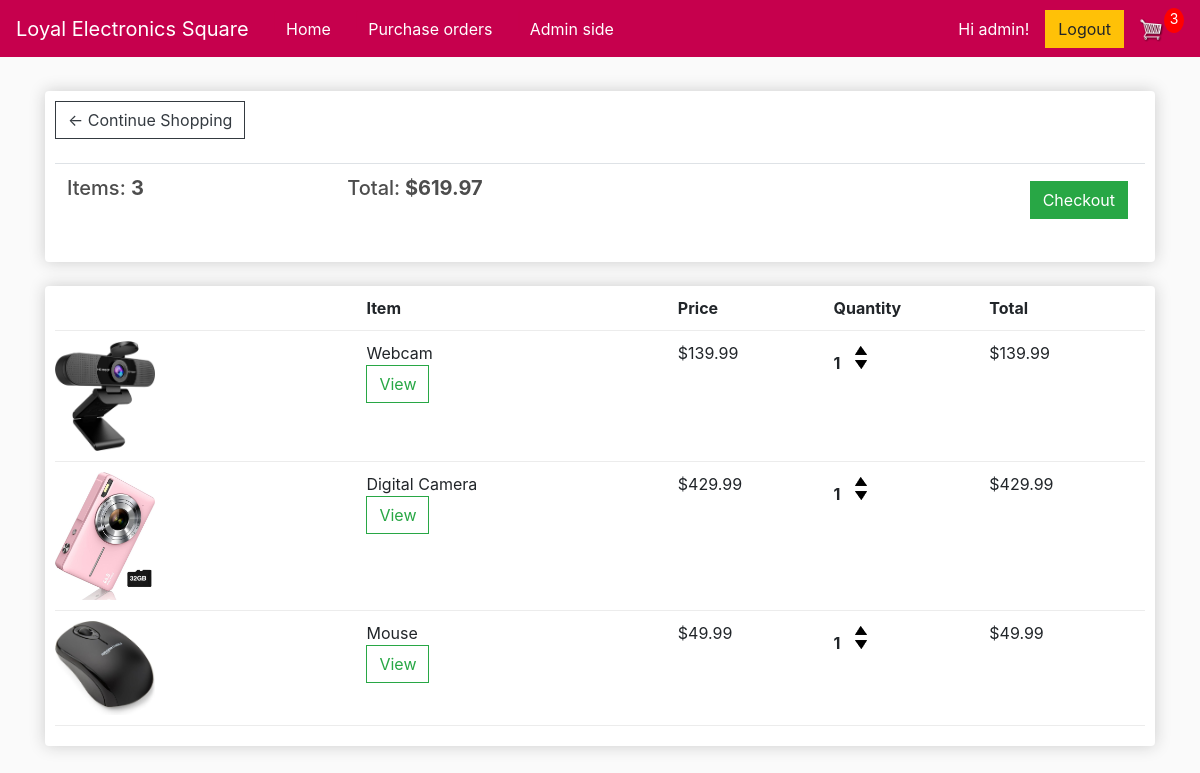
The app's page /cart/ (signed in), older data.
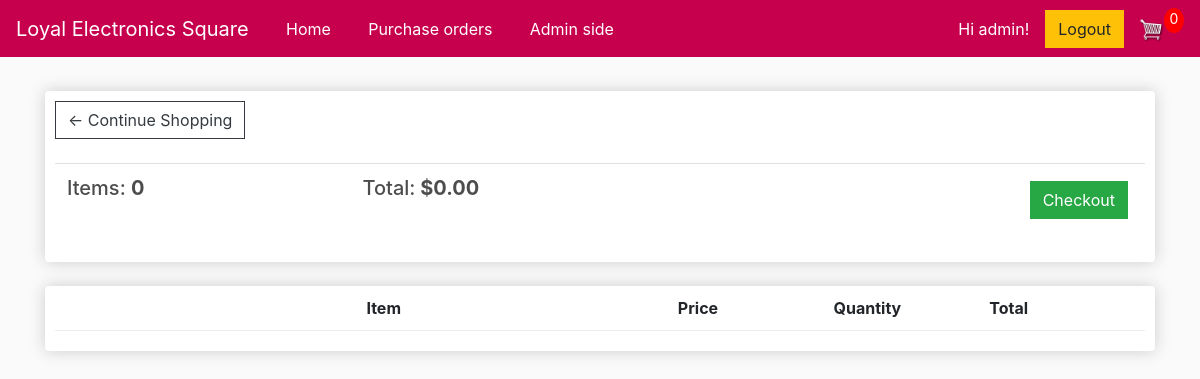
The same page, newer data.
### store/models.py (models this page shows, shortened)
class Order(models.Model):
    STATUS_CHOICES = [
        ('pending', 'Pending'),
        ('shipped', 'Shipped'),
        ('cancelled', 'Cancelled'),
        ('hold', 'Hold'),]
    customer = models.ForeignKey(Customer, on_delete=models.SET_NULL, null=True, blank=True)
    date_ordered = models.DateTimeField(default=timezone.now)
    complete = models.BooleanField(default=False, null=True, blank=False)
    total_amount = models.DecimalField(max_digits=100, decimal_places=2, null=True)
    status = models.CharField(max_length=10, choices=STATUS_CHOICES, default='pending')
    shipment_date = models.DateTimeField(null=True, blank=True)
    cancel_date = models.DateTimeField(null=True, blank=True)
    ticket_issue_date = models.DateTimeField(null=True, blank=True)
    refund_date = models.DateTimeField(null=True, blank=True)
    @property
    def get_cart_total(self):
        orderitems = self.orderitem_set.all()
        total = sum([item.get_total for item in orderitems])
        return total
    @property
    def get_cart_items(self):
        orderitems = self.orderitem_set.all()
        total = sum([item.quantity for item in orderitems])
        return total
    def total_amount(self):
        orderitems = self.orderitem_set.all()
        total = sum([item.get_total for item in orderitems])
        return total

class OrderItem(models.Model):
    product = models.ForeignKey(Product, on_delete=models.SET_NULL, null=True)
    order = models.ForeignKey(Order, on_delete=models.SET_NULL, null=True)
    quantity = models.IntegerField(default=0, null=True, blank=True)
    date_added = models.DateTimeField(auto_now_add=True)
    unit_price = models.DecimalField(max_digits=10, decimal_places=2, null=True)
    subtotal = models.DecimalField(max_digits=10, decimal_places=2, null=True)
    @property
    def get_total(self):
        total = self.product.price * self.quantity
        return total

class Product(models.Model):
    name = models.CharField(max_length=200, null=True)
    price = models.DecimalField(max_digits=10, decimal_places=2)
    brand = models.CharField(max_length=16, null=True)
    color = models.CharField(max_length=16, null=True)
    digital = models.BooleanField(default=False, null=True, blank=False)
    image = models.ImageField(null=True, blank=True)
    image2 = models.ImageField(null=True, blank=True)
    image3 = models.ImageField(null=True, blank=True)
    description = models.TextField(null=True)
    is_active = models.BooleanField(default=True)

### store/views.py (the view)
# urls.py: path('cart/', views.cart, name="cart"),
@login_required
def cart(request):
     if request.user.is_authenticated:
          customer = request.user.customer
          order, created = Order.objects.get_or_create(customer=customer, complete=False)
          items = order.orderitem_set.all()
          cartItems = order.get_cart_items
     else:
          items = []
          order = {'get_cart_total':0, 'get_cart_items':0, 'shipping':False}
          cartItems = order['get_cart_items']
     products = Product.objects.all()
     context = {'products':products, 'items':items, 'order':order, 'cartItems':cartItems}
     return render(request, 'store/cart.html', context)

### store/templates/store/Cart.html
{% extends 'store/main.html' %}
{% load static %}
{% block content %}
	<div class="row">
		<div class="col-lg-12">
			<div class="box-element">
				<a  class="btn btn-outline-dark" href="{% url 'store' %}">&#x2190; Continue Shopping</a>
				<br>
				<br>
				<table class="table">
					<tr>
						<th><h5>Items: <strong>{{order.get_cart_items}}</strong></h5></th>
						<th><h5>Total:<strong> ${{order.get_cart_total|floatformat:2}}</strong></h5></th>
						<th>
							<a  style="float:right; margin:5px;" class="btn btn-success" href="{% url 'checkout' %}">Checkout</a>
						</th>
					</tr>
				</table>
			</div>
			<br>
			<div class="box-element">
				<div class="cart-row">
					<div style="flex:2"></div>
					<div style="flex:2"><strong>Item</strong></div>
					<div style="flex:1"><strong>Price</strong></div>
					<div style="flex:1"><strong>Quantity</strong></div>
					<div style="flex:1"><strong>Total</strong></div>
				</div>
				{% for item in items %}
				<div class="cart-row">
					<div style="flex:2"><img class="row-image" src="{{item.product.image.url}}"></div>
					<div style="flex:2">{{item.product.name}}
					<br>
					<a class="btn btn-outline-success" href="{% url 'product' item.product.id %}">View</a>
					</div>
					<div style="flex:1">${{item.product.price|floatformat:2}}</div>
					<div style="flex:1">
						<p class="quantity">{{item.quantity}}</p>
						<div class="quantity">
							<img data-product="{{item.product.id}}" data-action="add" class="chg-quantity update-cart" src="{% static  'images/arrow-up.png' %}">
							<img data-product="{{item.product.id}}" data-action="remove" class="chg-quantity update-cart" src="{% static  'images/arrow-down.png' %}">
						</div>
					</div>
					<div style="flex:1">${{item.get_total}}</div>
				</div>
				{% endfor %}
			</div>
		</div>
	</div>
{% endblock content %}

### store/templates/store/Main.html (shortened to what this page needs)
<!DOCTYPE html>
{% load static %}
<html>
<head>
	<link rel="stylesheet" href="https://stackpath.bootstrapcdn.com/bootstrap/4.4.1/css/bootstrap.min.css">
	<link rel="stylesheet" type="text/css" href="{% static 'css/main.css' %}">
</head>
<body>
	<nav class="navbar navbar-expand-lg navbar-dark" style="background-color: #c6004d;">
		<a class="navbar-brand" href="{% url 'store' %}">Loyal Electronics Square</a>
		<div class="collapse navbar-collapse" id="navbarSupportedContent">
			<ul class="navbar-nav me-auto mb-2 mb-lg-0">
				<a style="margin-left: 8px; color: #c6004d">|</a>
				<li class="nav-item">
					<a class="nav-link active" aria-current="page" href="{% url 'store' %}">Home</a>
				</li>
				<a style="margin-left: 16px; color: #c6004d">|</a>
				<li class="nav-item">
					<a class="nav-link active" aria-current="page" href="{% url 'order_list' %}">Purchase orders</a>
				</li>
				<a style="margin-left: 16px; color: #c6004d">|</a>
				<li class="nav-item">
					<a class="nav-link active" aria-current="page" href="{% url 'adminDashboard' %}">Admin side</a>
				</li>
			</ul>
		</div>
	    <div class="form-inline my-2 my-lg-0">
			{% if user.is_authenticated %}
				<a style="margin-right: 16px; color: white">Hi {{ user.username }}! </a>
				<form action="{% url 'logout' %}" method="post">
					<button class="btn btn-warning" type="submit">Logout</button>
				</form>
			{% else %}
				<a style="margin-right: 16px; color: white">You are not logged in. </a>
	     		<a href="{% url 'login' %}" class="btn btn-warning">Login</a>
	     	{% endif %}
	     	<a href="{% url 'cart' %}">
	    		<img  id="cart-icon" src="{% static 'images/cart.png' %}">
	    	</a>
	    	<p id="cart-total">{{cartItems}}</p>
	    </div>
	</nav>
     <div class="container">
            <br>
            {% block content %}
            {% endblock content %}
         </div>
</body>
</html>

Row changes from the older to the newer data that the page shows:
removed Order: get_cart_items "3", get_cart_total "619.97"
no longer on this page (row edited): OrderItem: product.image (picture), product.name "Webcam", product.price "139.99", quantity "1", get_total "139.99"
no longer on this page (row edited): OrderItem: product.image (picture), product.name "Digital Camera", product.price "429.99", quantity "1", get_total "429.99"
no longer on this page (row edited): OrderItem: product.image (picture), product.name "Mouse", product.price "49.99", quantity "1", get_total "49.99"
added Order: get_cart_items "0", get_cart_total "0.00"
Text that changed along with them:
{{ cartItems }}: "3" → "0"
